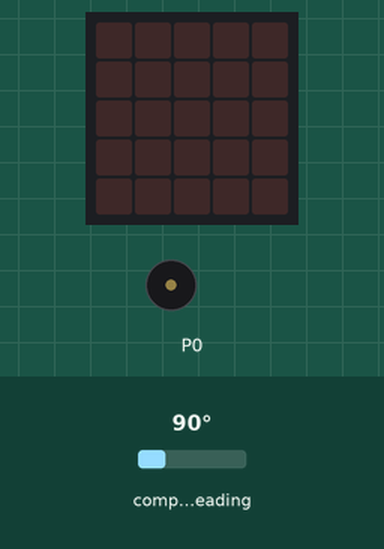
Recording of a program running on a simulated BBC micro:bit (MakeCode). Parts: the board's 5×5 LED display, buzzer (waves = sounding). The inputs (shaded band) are chosen by the test bench; at power-on: compass heading 90°. The compass is already calibrated.

Above: at 1.2 s.
1.3 s: compass heading set to 49°
2.8 s: compass heading set to 39°
At 3.4 s:
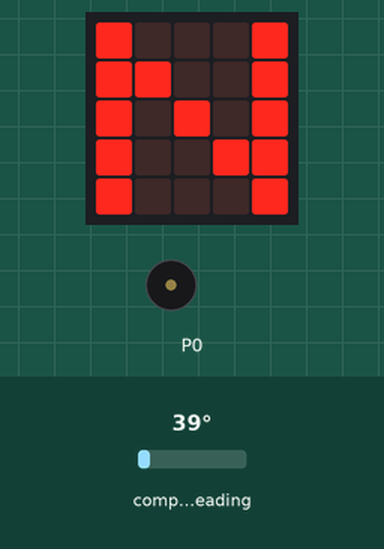
5.8 s: compass heading set to 90°
At 6.5 s:
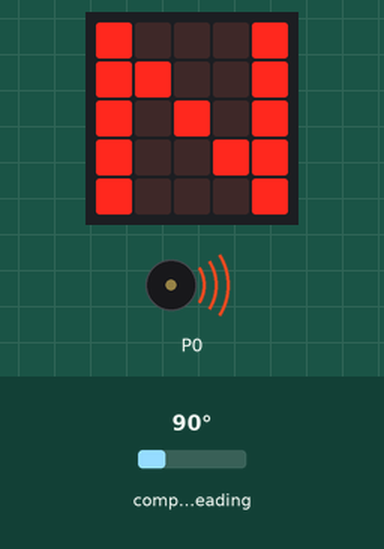
8.1 s: compass heading set to 7°
At 9.9 s:
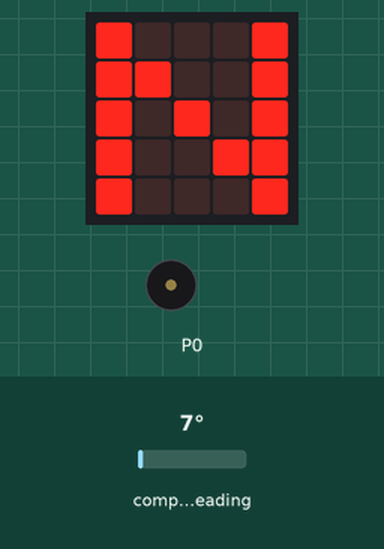
11.1 s: compass heading set to 180°
At 13.0 s:
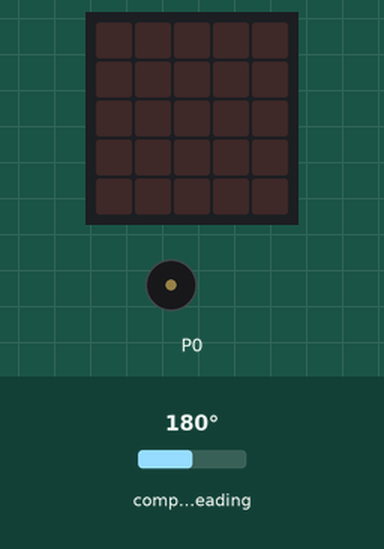
Timing chart, 0 to 14.4 s (numbered marks = the images above; inputs shaded):
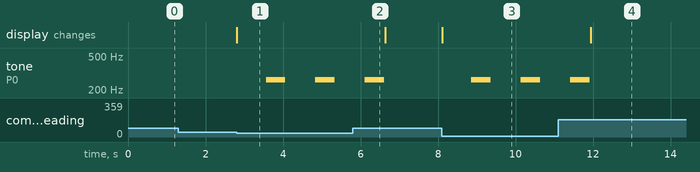

Measured:
- the behaviour switches between 45 and 44° on compass heading (found by bisection; images 0 and 1)
- after the input at 1.3 s, every drawn part: stays the same
- after the input at 2.8 s, tone on P0: alternates 262 Hz for 0.50 s and silent for 0.78 s, starting after 0.76 s; the display: changes at once (image 1)
- after the input at 5.8 s, tone on P0: goes on until 6.6 s, then stays silent
- after the input at 8.1 s, tone on P0: alternates 262 Hz for 0.50 s and silent for 0.78 s, starting after 0.76 s; the display: changes at once (image 3)
- after the input at 11.1 s, tone on P0: goes on until 11.9 s, then stays silent; the display: changes after 0.84 s (image 4)

The program:

main.ts
```typescript
let grados = 0
basic.forever(function () {
    grados = input.compassHeading()
    if (grados < 45 || grados > 315) {
        basic.showString("N")
        music.playTone(262, music.beat(BeatFraction.Whole))
    } else {
        basic.clearScreen()
    }
})
```

test.ts
```typescript
// aquí va el archivo "tests"; esto no se compilará cuando este paquete se utilice como una extensión.
```
